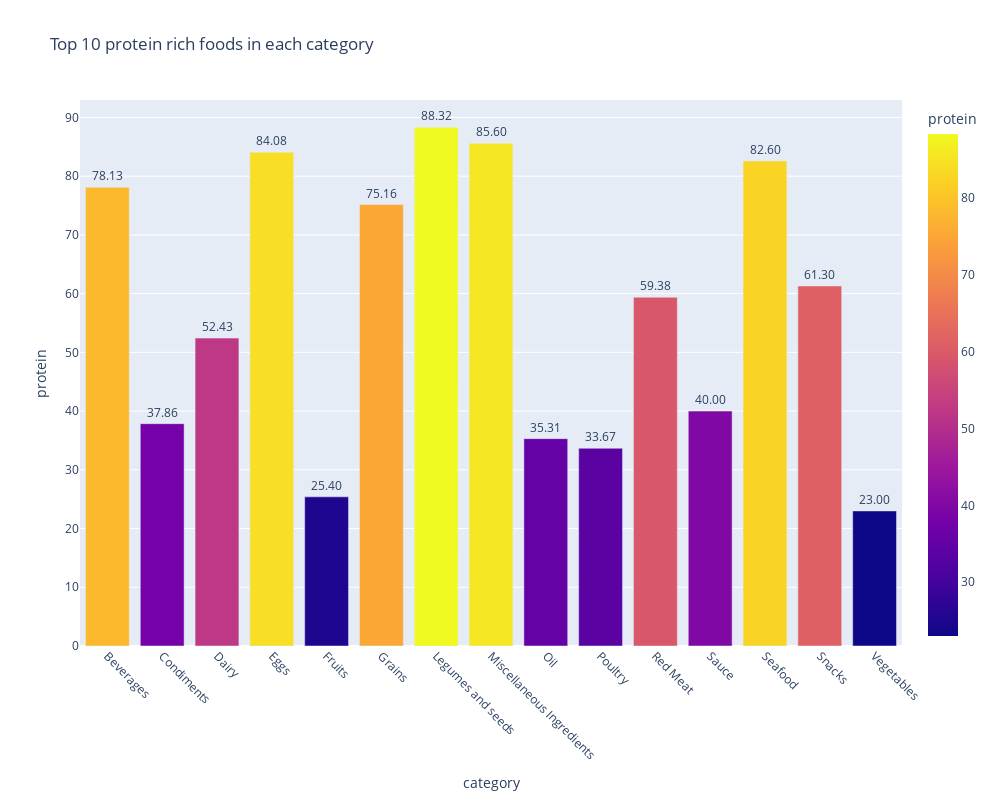

The notebook cell this image was saved under:
### Markdown cell above
# Food with highest protien in each category

### Code cell
protein_rich = nutrients.sort_values(by='protein', ascending=False)
top_protein_per_category = protein_rich.groupby('category').first().reset_index()
fig = px.bar(top_protein_per_category, x='category', y='protein', color='protein', 
            title='Top 10 protein rich foods in each category',            
            width=1000, height=800,         
            text='product',
            text_auto = '.2f')


fig.update_traces(textposition='outside')
fig.update_layout(uniformtext_minsize=8, uniformtext_mode='hide')
fig.update_xaxes(tickangle=45)
fig.show()

### Figure 1 — Plotly figure (JSON) as saved in the notebook; plotly's stock layout.template omitted (floating-point values rounded to 4 significant figures)
{"data": [{"hovertemplate": "category=%{x}<br>protein=%{marker.color}<br>product=%{text}<extra></extra>", "legendgroup": "", "marker": {"color": [78.13, 37.86, 52.43, 84.08, 25.4, 75.16, 88.32, 85.6, 35.31, 33.67, 59.38, 40.0, 82.6, 61.3, 23.0], "coloraxis": "coloraxis", "pattern": {"shape": ""}}, "name": "", "orientation": "v", "showlegend": false, "text": ["Beverages Protein powder whey based", "Cheese shredded parmesan", "Tofu prepared with calcium sulfate dried-frozen (koyadofu)", "Egg glucose reduced stabilized dried white", "Babyfood dry with apple and orange high protein cereal", "Vital wheat gluten", "Soy protein isolate", "Gelatins unsweetened dry powder", "Seal in oil (Alaska Native) dried meat bearded (Oogruk)", "Emu broiled cooked full rump", "Caribou dried (Alaska Native) shoulder meat", "Parmesan cheese topping fat free", "Seal dried (Alaska Native) meat bearded (Oogruk)", "Snacks plain pork skins", "Vegetarian fillets"], "textposition": "outside", "texttemplate": "%{y:.2f}", "type": "bar", "x": ["Beverages", "Condiments", "Dairy", "Eggs", "Fruits", "Grains", "Legumes and seeds", "Miscellaneous Ingredients", "Oil", "Poultry", "Red Meat", "Sauce", "Seafood", "Snacks", "Vegetables"], "xaxis": "x", "y": [78.13, 37.86, 52.43, 84.08, 25.4, 75.16, 88.32, 85.6, 35.31, 33.67, 59.38, 40.0, 82.6, 61.3, 23.0], "yaxis": "y"}], "layout": {"barmode": "relative", "coloraxis": {"colorbar": {"title": {"text": "protein"}}, "colorscale": [[0, "#0d0887"], [0.1111, "#46039f"], [0.2222, "#7201a8"], [0.3333, "#9c179e"], [0.4444, "#bd3786"], [0.5556, "#d8576b"], [0.6667, "#ed7953"], [0.7778, "#fb9f3a"], [0.8889, "#fdca26"], [1, "#f0f921"]]}, "height": 800, "legend": {"tracegroupgap": 0}, "title": {"text": "Top 10 protein rich foods in each category"}, "uniformtext": {"minsize": 8, "mode": "hide"}, "width": 1000, "xaxis": {"anchor": "y", "domain": [0, 1], "tickangle": 45, "title": {"text": "category"}}, "yaxis": {"anchor": "x", "domain": [0, 1], "title": {"text": "protein"}}}}
